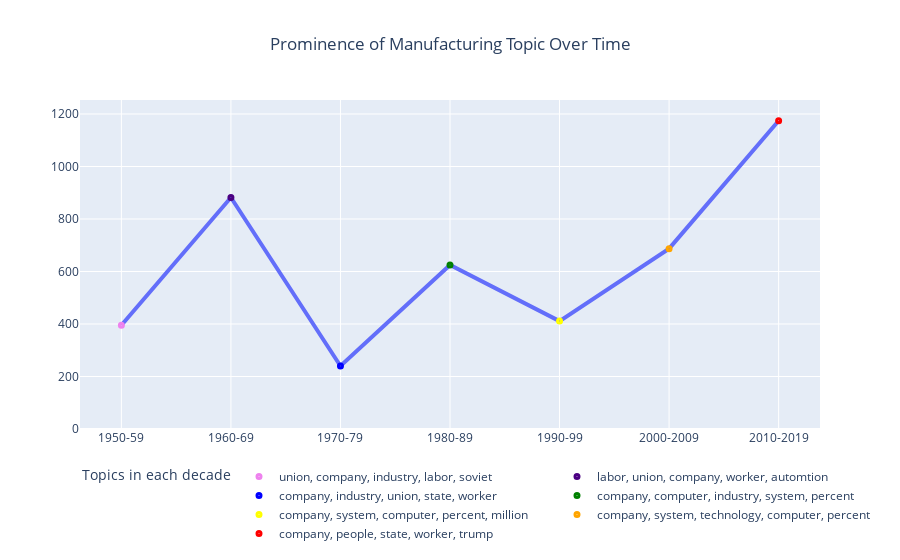

This figure's notebook cell:
### Markdown cell above
# Method 5

### Code cell
fig = go.Figure()
topics =['union, company, industry, labor, soviet',
         'labor, union, company, worker, automtion',
         'company, industry, union, state, worker',
         'company, computer, industry, system, percent',
         'company, system, computer, percent, million',
         'company, system, technology, computer, percent',
         'company, people, state, worker, trump']
colors = ['violet', 'indigo', 'blue', 'green', 'yellow', 'orange', 'red']
data = [
        go.Scatter(
            mode="lines+markers",
            x=df['year'],
            y=df['value'],
            marker=dict(size=7, color=df['color'], symbol='circle-dot'),
            showlegend= False
        ),

        #Custom Legend
        go.Scatter(
            x=[None],
            y=[None],
            mode="markers",
            name=topics[0],
            marker=dict(size=7, color=colors[0], symbol='circle-dot'),
        ),
        go.Scatter(
            x=[None],
            y=[None],
            mode="markers",
            name=topics[1],
            marker=dict(size=7, color=colors[1], symbol='circle-dot'),
        ),
        go.Scatter(
            x=[None],
            y=[None],
            mode="markers",
            name=topics[2],
            marker=dict(size=7, color=colors[2], symbol='circle-dot'),
        ),
        go.Scatter(
            x=[None],
            y=[None],
            mode="markers",
            name=topics[3],
            marker=dict(size=7, color=colors[3], symbol='circle-dot'),
        ),
        go.Scatter(
            x=[None],
            y=[None],
            mode="markers",
            name=topics[4],
            marker=dict(size=7, color=colors[4], symbol='circle-dot'),
        ),
        go.Scatter(
            x=[None],
            y=[None],
            mode="markers",
            name=topics[5],
            marker=dict(size=7, color=colors[5], symbol='circle-dot'),
        ),
        go.Scatter(
            x=[None],
            y=[None],
            mode="markers",
            name=topics[6],
            marker=dict(size=7, color=colors[6], symbol='circle-dot'),
        )
    ]

fig = go.Figure(data=data)
fig.update_layout(height=500, title_x=0.5, title_text='Prominence of Manufacturing Topic Over Time', 
                  legend=dict(orientation="h"), legend_title="Topics in each decade")
fig.update_xaxes(tickmode='linear')
fig.update_xaxes(rangemode="tozero")
fig.update_yaxes(rangemode="tozero")
fig.update_traces(line=dict(width=4))
fig.show()

### Figure 1 — Plotly figure (JSON) as saved in the notebook; plotly's stock layout.template omitted (floating-point values rounded to 4 significant figures)
{"data": [{"line": {"width": 4}, "marker": {"color": ["violet", "indigo", "blue", "green", "yellow", "orange", "red"], "size": 7, "symbol": "circle-dot"}, "mode": "lines+markers", "showlegend": false, "type": "scatter", "x": ["1950-59", "1960-69", "1970-79", "1980-89", "1990-99", "2000-2009", "2010-2019"], "y": [395, 882, 240, 625, 411, 687, 1174]}, {"line": {"width": 4}, "marker": {"color": "violet", "size": 7, "symbol": "circle-dot"}, "mode": "markers", "name": "union, company, industry, labor, soviet", "type": "scatter", "x": [null], "y": [null]}, {"line": {"width": 4}, "marker": {"color": "indigo", "size": 7, "symbol": "circle-dot"}, "mode": "markers", "name": "labor, union, company, worker, automtion", "type": "scatter", "x": [null], "y": [null]}, {"line": {"width": 4}, "marker": {"color": "blue", "size": 7, "symbol": "circle-dot"}, "mode": "markers", "name": "company, industry, union, state, worker", "type": "scatter", "x": [null], "y": [null]}, {"line": {"width": 4}, "marker": {"color": "green", "size": 7, "symbol": "circle-dot"}, "mode": "markers", "name": "company, computer, industry, system, percent", "type": "scatter", "x": [null], "y": [null]}, {"line": {"width": 4}, "marker": {"color": "yellow", "size": 7, "symbol": "circle-dot"}, "mode": "markers", "name": "company, system, computer, percent, million", "type": "scatter", "x": [null], "y": [null]}, {"line": {"width": 4}, "marker": {"color": "orange", "size": 7, "symbol": "circle-dot"}, "mode": "markers", "name": "company, system, technology, computer, percent", "type": "scatter", "x": [null], "y": [null]}, {"line": {"width": 4}, "marker": {"color": "red", "size": 7, "symbol": "circle-dot"}, "mode": "markers", "name": "company, people, state, worker, trump", "type": "scatter", "x": [null], "y": [null]}], "layout": {"autosize": true, "legend": {"orientation": "h", "title": {"text": "Topics in each decade"}}, "title": {"text": "Prominence of Manufacturing Topic Over Time", "x": 0.5}, "xaxis": {"autorange": true, "range": [-0.3689, 6.369], "rangemode": "tozero", "tickmode": "linear", "type": "category"}, "yaxis": {"autorange": true, "range": [0, 1257.0], "rangemode": "tozero", "type": "linear"}}}
